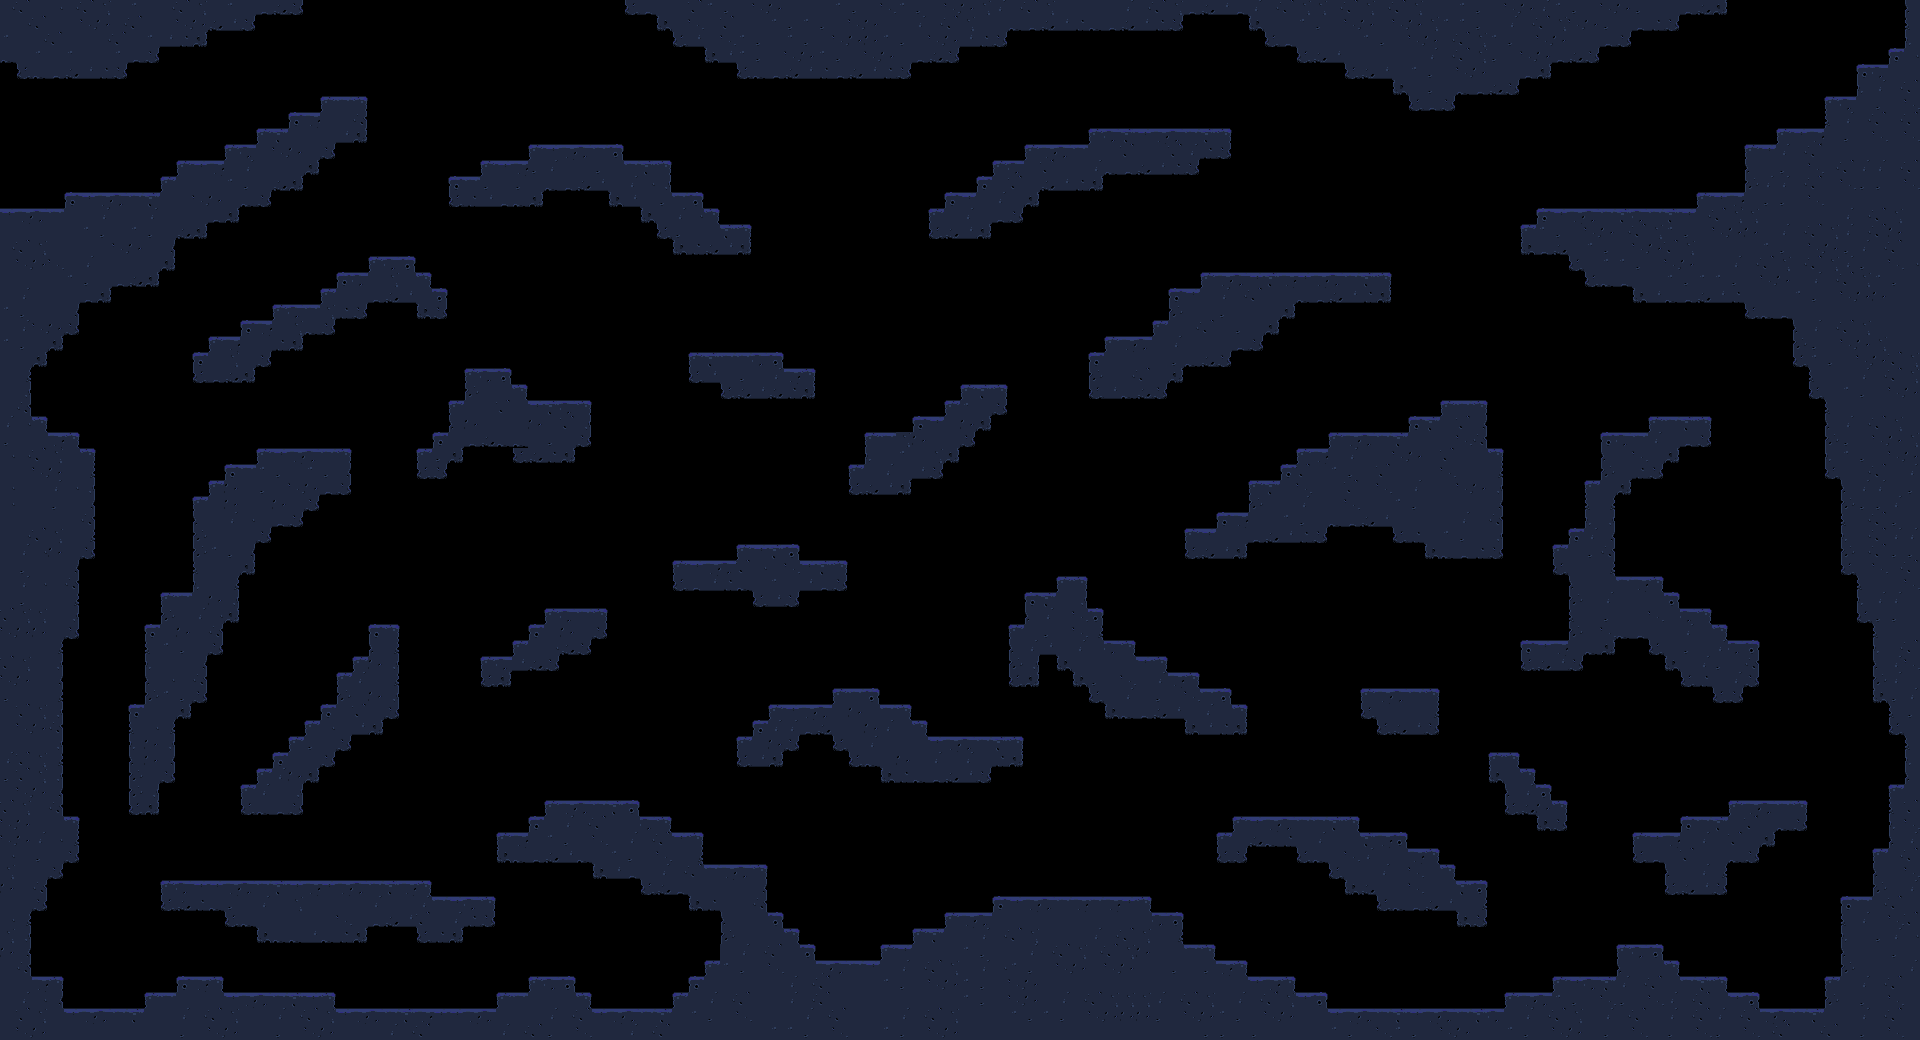

A 2D game scene composited from a Tiled map and its tileset images. What follows is a short description and the map's XML, with each tile layer's data collapsed to a summary:
An orthogonal 120x65 tile map with 16x16 px tiles, 1 tile layer (Tile Layer 1), 2 tilesets.

<map version="1.0" orientation="orthogonal" renderorder="right-down" width="120" height="65" tilewidth="16" tileheight="16" nextobjectid="1">
 <tileset firstgid="1" name="oceantiles" tilewidth="16" tileheight="16" tilecount="216">
  <image source="oceantiles.png" width="288" height="192" />
 </tileset>
 <tileset firstgid="217" name="tiles-1" tilewidth="16" tileheight="16" tilecount="216">
  <image source="tiles-1.png" width="288" height="192" />
 </tileset>
 <layer name="Tile Layer 1" width="120" height="65">
  <data>[7800 cells, 2649 non-empty, 37 distinct tile ids]</data>
 </layer>
</map>